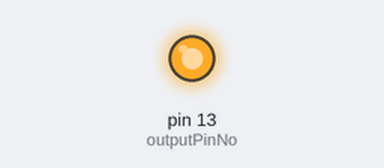
The sketch below on a simulated Arduino Uno, built with avr-gcc and run on an emulated ATmega328P. Shown: output pins drawn as LEDs (lit = HIGH).

Above: at 0.15 s.
At 3.1 s:
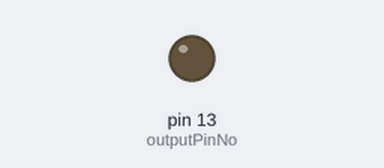
Timing chart, 0 to 3.9 s (numbered marks = the images above):
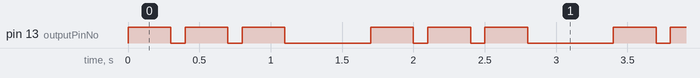

Measured:
- by itself, pin 13 (outputPinNo): repeats every 1.7 s: 2 × (LOW 0.10 s, HIGH 0.30 s), LOW 0.60 s, HIGH 0.30 s
- by itself, everything shown: repeats every 1.7 s, in 6 steps

The sketch:

test_blink13.ino
```cpp
int outputPinNo = 13;

void setup()
{
  pinMode( outputPinNo, OUTPUT );
}

void loop()
{
  digitalWrite( outputPinNo, HIGH );
  delay( 300 ); // delay for 3 s
  digitalWrite( outputPinNo, LOW );
  delay( 100 );
  digitalWrite( outputPinNo, HIGH );
  delay( 300 ); // delay for 3 s
  digitalWrite( outputPinNo, LOW );
  delay( 100 );
  digitalWrite( outputPinNo, HIGH );
  delay( 300 ); // delay for 3 s
  digitalWrite( outputPinNo, LOW );
  delay( 600 );
}
```
